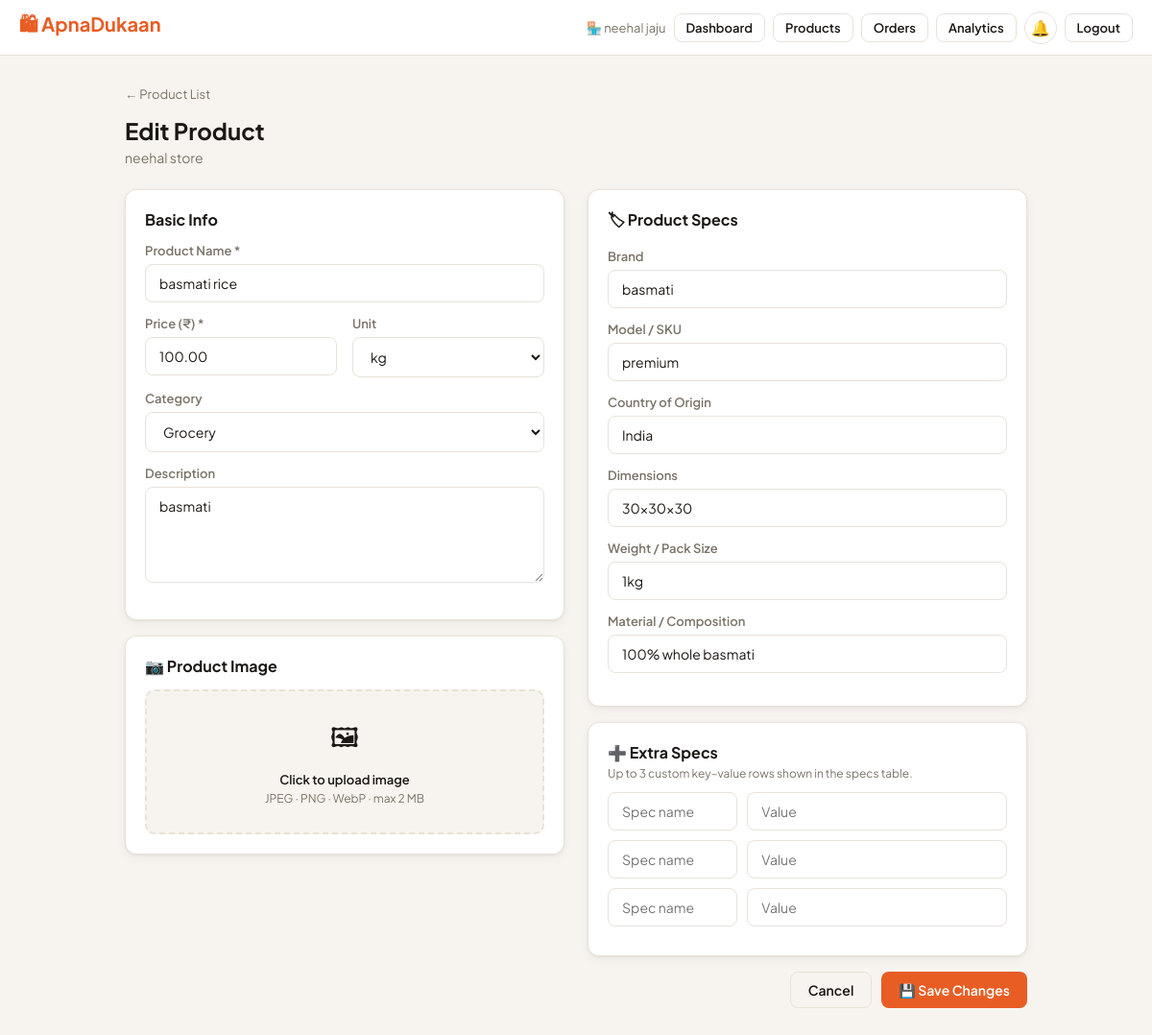
Page /owner/product/865cd990-0dbb-4ca6-88b7-4e448728e469/edit (signed in) on the committed database.
### tables this page shows
CREATE TABLE stores(store_id TEXT PRIMARY KEY,owner_id TEXT NOT NULL,
  name TEXT NOT NULL,owner_name TEXT NOT NULL,address TEXT NOT NULL DEFAULT'',
  category TEXT NOT NULL DEFAULT'General',qr_code TEXT NOT NULL,
  points INTEGER NOT NULL DEFAULT 0,is_open INTEGER NOT NULL DEFAULT 1,
  is_approved INTEGER NOT NULL DEFAULT 1,
  description TEXT NOT NULL DEFAULT'',
  image_b64 TEXT,image_mime TEXT NOT NULL DEFAULT'image/jpeg',
  created_at TEXT NOT NULL DEFAULT(datetime('now')), latitude REAL, longitude REAL,
  FOREIGN KEY(owner_id) REFERENCES owners(owner_id));

CREATE TABLE products(product_id TEXT PRIMARY KEY,store_id TEXT NOT NULL,
  name TEXT NOT NULL,price REAL NOT NULL CHECK(price>=0),unit TEXT NOT NULL DEFAULT'piece',
  available INTEGER NOT NULL DEFAULT 1,category TEXT NOT NULL DEFAULT'General',
  description TEXT NOT NULL DEFAULT'',image_b64 TEXT,image_mime TEXT NOT NULL DEFAULT'image/jpeg',
  brand TEXT NOT NULL DEFAULT'',model TEXT NOT NULL DEFAULT'',origin TEXT NOT NULL DEFAULT'',
  dimensions TEXT NOT NULL DEFAULT'',weight TEXT NOT NULL DEFAULT'',material TEXT NOT NULL DEFAULT'',
  spec1_key TEXT NOT NULL DEFAULT'',spec1_val TEXT NOT NULL DEFAULT'',
  spec2_key TEXT NOT NULL DEFAULT'',spec2_val TEXT NOT NULL DEFAULT'',
  spec3_key TEXT NOT NULL DEFAULT'',spec3_val TEXT NOT NULL DEFAULT'',
  created_at TEXT NOT NULL DEFAULT(datetime('now')), stock INTEGER NOT NULL DEFAULT 0,
  FOREIGN KEY(store_id) REFERENCES stores(store_id) ON DELETE CASCADE);

### app.py (the view, shortened to what this page needs)
    @app.route("/owner/product/<product_id>/edit",methods=["GET","POST"])
    @owner_required
    def owner_product_edit(product_id):
        sid=session["store_id"]; conn=get_db()
        product=conn.execute("SELECT * FROM products WHERE product_id=? AND store_id=?",(product_id,sid)).fetchone()
        if not product: abort(404)
        store=conn.execute("SELECT * FROM stores WHERE store_id=?",(sid,)).fetchone()
        return render_template("owner_product_form.html",store=store,product=product,
                               categories=STORE_CATEGORIES,units=PRODUCT_UNITS)

### app.py (called while the page is built)
def _register_db_hooks(app):
    @app.teardown_appcontext
    def close_db(exc=None):
        db = g.pop("db", None)
        if db: db.close()

def get_db():
    if "db" not in g:
        from flask import current_app
        g.db = sqlite3.connect(current_app.config["DB_PATH"], timeout=30, check_same_thread=False)
        g.db.row_factory = sqlite3.Row
        for pragma in ("PRAGMA journal_mode=WAL","PRAGMA busy_timeout=30000",
                       "PRAGMA synchronous=NORMAL","PRAGMA foreign_keys=ON"):
            g.db.execute(pragma)
    return g.db

def get_unread_count(recipient_type, recipient_id):
    try:
        r = get_db().execute(
            "SELECT COUNT(*) FROM notifications WHERE recipient_type=? AND recipient_id=? AND is_read=0",
            (recipient_type, recipient_id)).fetchone()
        return r[0] if r else 0
    except Exception:
        return 0

def owner_required(f):
    @wraps(f)
    def d(*a,**kw):
        if not session.get("owner_id"):
            flash("Please log in to access your store dashboard.","error")
            return redirect(url_for("owner_login"))
        return f(*a,**kw)
    return d

def _register_security_headers(app):
    @app.after_request
    def add_headers(response):
        h = response.headers
        h["X-Content-Type-Options"]="nosniff"; h["X-Frame-Options"]="SAMEORIGIN"
        h["X-XSS-Protection"]="1; mode=block"; h["Referrer-Policy"]="strict-origin-when-cross-origin"
        h["Permissions-Policy"]="geolocation=(self),microphone=(),camera=()"
        if app.config.get("SESSION_COOKIE_SECURE"):
            h["Strict-Transport-Security"]="max-age=31536000; includeSubDomains"
        if request.path.startswith(("/owner/","/my-","/control-panel/")):
            h["Cache-Control"]="no-store,no-cache,must-revalidate,private"
        return response

### templates/owner_product_form.html (shortened to what this page needs)
{% extends "base.html" %}
{% block content %}
<div style="margin-bottom:14px;">
  <a href="/owner/products" style="font-size:13px;color:var(--muted);">← Product List</a>
</div>
<h1 class="page-title">{{ 'Edit Product' if product else 'Add New Product' }}</h1>
<p class="page-subtitle">{{ store.name }}</p>
<form method="POST" enctype="multipart/form-data">
  <div class="grid2" style="gap:24px;align-items:start;">
    <div>
      <div class="card" style="margin-bottom:16px;">
        <div style="font-weight:700;margin-bottom:14px;">Basic Info</div>
        <div class="form-group">
          <label class="form-label">Product Name *</label>
          <input class="form-input" name="name" required value="{{ product.name if product else '' }}" placeholder="e.g. Basmati Rice">
        </div>
        <div class="grid2">
          <div class="form-group">
            <label class="form-label">Price (₹) *</label>
            <input class="form-input" name="price" type="number" step="0.01" min="0" required
                   value="{{ '%.2f'|format(product.price) if product else '' }}" placeholder="0.00">
          </div>
          <div class="form-group">
            <label class="form-label">Unit</label>
            <select class="form-select" name="unit">
              {% for u in units %}
              <option value="{{ u }}" {% if product and product.unit==u %}selected{% endif %}>{{ u }}</option>
              {% endfor %}
            </select>
          </div>
        </div>
        <div class="form-group">
          <label class="form-label">Category</label>
          <select class="form-select" name="category">
            {% for c in categories %}
            <option value="{{ c }}" {% if product and product.category==c %}selected{% endif %}>{{ c }}</option>
            {% endfor %}
          </select>
        </div>
        <div class="form-group">
          <label class="form-label">Description</label>
          <textarea class="form-textarea" name="description" style="min-height:100px;"
                    placeholder="Describe the product — quality, uses, origin, etc.">{{ product.description if product else '' }}</textarea>
        </div>
      </div>
      <div class="card" style="margin-bottom:16px;">
        <div style="font-weight:700;margin-bottom:14px;">📷 Product Image</div>
        <div class="img-drop" onclick="document.getElementById('img-inp').click()">
          <div style="font-size:28px;margin-bottom:8px;">🖼</div>
          <div style="font-size:13px;font-weight:600;">Click to upload image</div>
          <div style="font-size:12px;color:var(--muted);margin-top:4px;">JPEG · PNG · WebP · max 2 MB</div>
        </div>
      </div>
    </div>
    <div>
      <div class="card" style="margin-bottom:16px;">
        <div style="font-weight:700;margin-bottom:14px;">🏷 Product Specs</div>
        <div class="form-group">
          <label class="form-label">Brand</label>
          <input class="form-input" name="brand" value="{{ product.brand if product else '' }}" placeholder="e.g. Aashirvaad">
        </div>
        <div class="form-group">
          <label class="form-label">Model / SKU</label>
          <input class="form-input" name="model" value="{{ product.model if product else '' }}" placeholder="e.g. Premium Grade A">
        </div>
        <div class="form-group">
          <label class="form-label">Country of Origin</label>
          <input class="form-input" name="origin" value="{{ product.origin if product else '' }}" placeholder="e.g. India">
        </div>
        <div class="form-group">
          <label class="form-label">Dimensions</label>
          <input class="form-input" name="dimensions" value="{{ product.dimensions if product else '' }}" placeholder="e.g. 30×20×10 cm">
        </div>
        <div class="form-group">
          <label class="form-label">Weight / Pack Size</label>
          <input class="form-input" name="weight" value="{{ product.weight if product else '' }}" placeholder="e.g. 1 kg pack">
        </div>
        <div class="form-group">
          <label class="form-label">Material / Composition</label>
          <input class="form-input" name="material" value="{{ product.material if product else '' }}" placeholder="e.g. 100% whole wheat">
        </div>
      </div>
      <div class="card" style="margin-bottom:16px;">
        <div style="font-weight:700;margin-bottom:4px;">➕ Extra Specs</div>
        <div style="font-size:12px;color:var(--muted);margin-bottom:12px;">Up to 3 custom key–value rows shown in the specs table.</div>
        {% for n in range(1,4) %}
        <div class="spec-row" style="margin-bottom:10px;">
          <input class="form-input" name="spec{{ n }}_key" placeholder="Spec name"
                 value="{{ product['spec'~n~'_key'] if product else '' }}">
          <input class="form-input" name="spec{{ n }}_val" placeholder="Value"
                 value="{{ product['spec'~n~'_val'] if product else '' }}">
        </div>
        {% endfor %}
      </div>
      <div style="display:flex;gap:10px;justify-content:flex-end;flex-wrap:wrap;">
        <a href="/owner/products" class="btn btn-outline">Cancel</a>
        <button class="btn btn-primary" type="submit">
          {{ '💾 Save Changes' if product else '➕ Add Product' }}
        </button>
      </div>
    </div>
  </div>
</form>
{% endblock %}

### templates/base.html (shortened to what this page needs)
<!DOCTYPE html>
<html lang="en">
<head>
</head>
<body>
<nav class="nav">
  <a href="/" class="nav-brand">🛍 ApnaDukaan</a>
  <div class="nav-actions">
    <div id="nav-menu" class="nav-menu">
      {% if session.customer_name %}
      <span class="nav-user">👤 {{ session.customer_name }}</span>
      <form action="/search_product" method="GET" class="nav-search">
        <input
          type="text"
          name="q"
          placeholder="Search products..."
          class="nav-search-input"
        >
      </form>
      <a href="/my-orders" class="btn btn-outline btn-sm">🛒 My Orders</a>
      <a href="/my-points" class="btn btn-outline btn-sm">⭐ Points</a>
      <a href="/scan" class="btn btn-outline btn-sm">📷 Scan</a>
      {% if cart_count > 0 %}
        <span class="points-pill">🛒 {{ cart_count }} · ₹{{ cart_total }}</span>
      {% endif %}
      <a href="/notifications" class="notif-bell nav-item nav-highlight" title="Notifications">
        🔔<span class="notif-label"> Notifications</span>{% if notif_count > 0 %}<span class="notif-dot">{{ notif_count if notif_count < 100 else '99+' }}</span>{% endif %}
      </a>
      <a href="/customer/logout" class="btn btn-outline btn-sm">Logout</a>
    {% elif session.owner_id %}
      <span class="nav-user">🏪 {{ owner_name }}</span>
      <a href="/owner/dashboard" class="btn btn-outline btn-sm">Dashboard</a>
      <a href="/owner/products" class="btn btn-outline btn-sm">Products</a>
      <a href="/owner/orders" class="btn btn-outline btn-sm">Orders</a>
      <a href="/owner/analytics" class="btn btn-outline btn-sm">Analytics</a>
      <a href="/owner/notifications" class="notif-bell nav-item nav-highlight" title="Notifications">
        🔔<span class="notif-label"> Notifications</span>{% if notif_count > 0 %}<span class="notif-dot">{{ notif_count if notif_count < 100 else '99+' }}</span>{% endif %}
      </a>
      <a href="/owner/logout" class="btn btn-outline btn-sm">Logout</a>
    {% endif %}
    </div>
    </div>
</nav>
<div class="container">
  {% block content %}{% endblock %}
</div>
</body>
</html>

### templates/base.html (style rules this page uses)
:root { --bg:#F7F4EF;--card:#fff;--border:#E8E2D8;--text:#1A1714;--muted:#7A7368; --orange:#E85D24;--ol:#FEF0E9;--green:#1D9E75;--gl:#EAF7F1;--blue:#185FA5;--bl:#EBF3FC; --red:#D42B2B;--rl:#FEF0F0;--yellow:#CA8A04;--yl:#FEFCE8;--r:12px; --sh:0 1px 3px rgba(0,0,0,.06),0 4px 12px rgba(0,0,0,.04); }
* { box-sizing:border-box;margin:0;padding:0; }
body { font-family:'Plus Jakarta Sans',sans-serif;background:var(--bg);color:var(--text);min-height:100vh; }
a { color:inherit;text-decoration:none; }
.nav { background:var(--card);border-bottom:1px solid var(--border);padding:0 20px; display:flex;align-items:center;justify-content:space-between;height:58px;position:sticky;top:0;z-index:100; }
.nav-brand { font-size:20px;font-weight:700;color:var(--orange); }
.nav-actions { display:flex;align-items:center;gap:8px;flex-wrap:wrap; }
.nav-user { font-size:13px;color:var(--muted); }
.container { max-width:980px;margin:0 auto;padding:28px 20px; }
.page-title { font-size:24px;font-weight:700;margin-bottom:4px; }
.page-subtitle { font-size:14px;color:var(--muted);margin-bottom:24px; }
.card { background:var(--card);border:1px solid var(--border);border-radius:var(--r);padding:20px;box-shadow:var(--sh); }
.btn { display:inline-flex;align-items:center;gap:6px;padding:9px 18px;border-radius:8px; font-size:14px;font-weight:600;cursor:pointer;border:none;transition:all .15s;font-family:inherit; }
.btn-primary { background:var(--orange);color:#fff; }
.btn-outline { background:transparent;border:1.5px solid var(--border);color:var(--text); }
.btn-sm { padding:6px 12px;font-size:13px; }
.grid2 { display:grid;grid-template-columns:1fr 1fr;gap:16px; }
.form-group { margin-bottom:14px; }
.form-label { font-size:13px;font-weight:600;color:var(--muted);margin-bottom:6px;display:block; }
.form-input,.form-select,.form-textarea { width:100%;padding:10px 14px;border:1.5px solid var(--border); border-radius:8px;font-size:14px;font-family:inherit;background:var(--card);color:var(--text);transition:border .15s; }
.form-textarea { resize:vertical;min-height:80px; }
.notif-bell { position:relative;display:inline-flex;align-items:center;justify-content:center; width:34px;height:34px;border-radius:50%;border:1.5px solid var(--border); background:var(--card);cursor:pointer;font-size:16px;transition:all .15s; }
.nav-menu { display: flex;align-items: center;gap: 8px }

### templates/owner_product_form.html (style rules this page uses)
.img-drop { border:2px dashed var(--border);border-radius:10px;padding:28px;text-align:center; cursor:pointer;transition:border-color .15s;background:var(--bg); }
.spec-row { display:grid;grid-template-columns:1fr 2fr;gap:10px;align-items:center; }

### rows in the picture
stores: owner_name "neehal jaju", name "neehal store"
products: name "basmati rice", price "100.00", unit "kg", category "Grocery", description "basmati", brand "basmati", model "premium", origin "India", dimensions "30x30x30", weight "1kg", material "100% whole basmati"

### other values in the picture
{{ 'Edit Product' if product else 'Add New Product' }} "Edit Product"
{{ '💾 Save Changes' if product else '➕ Add Product' }} "💾 Save Changes"
